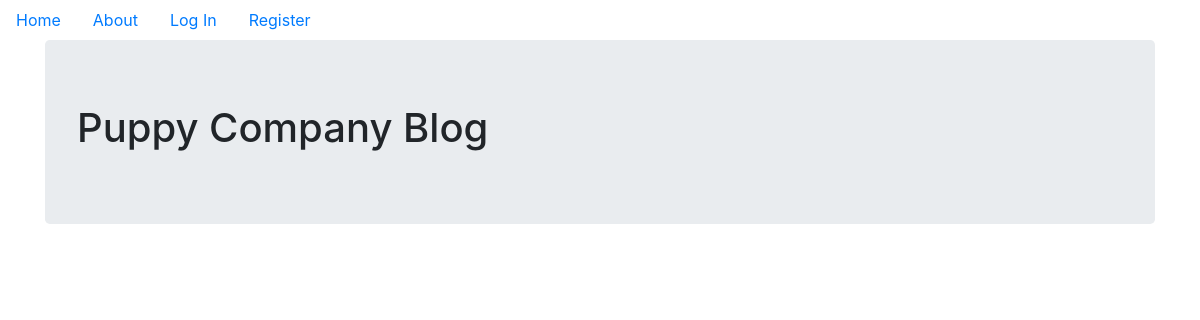
Before: / with the older database file.
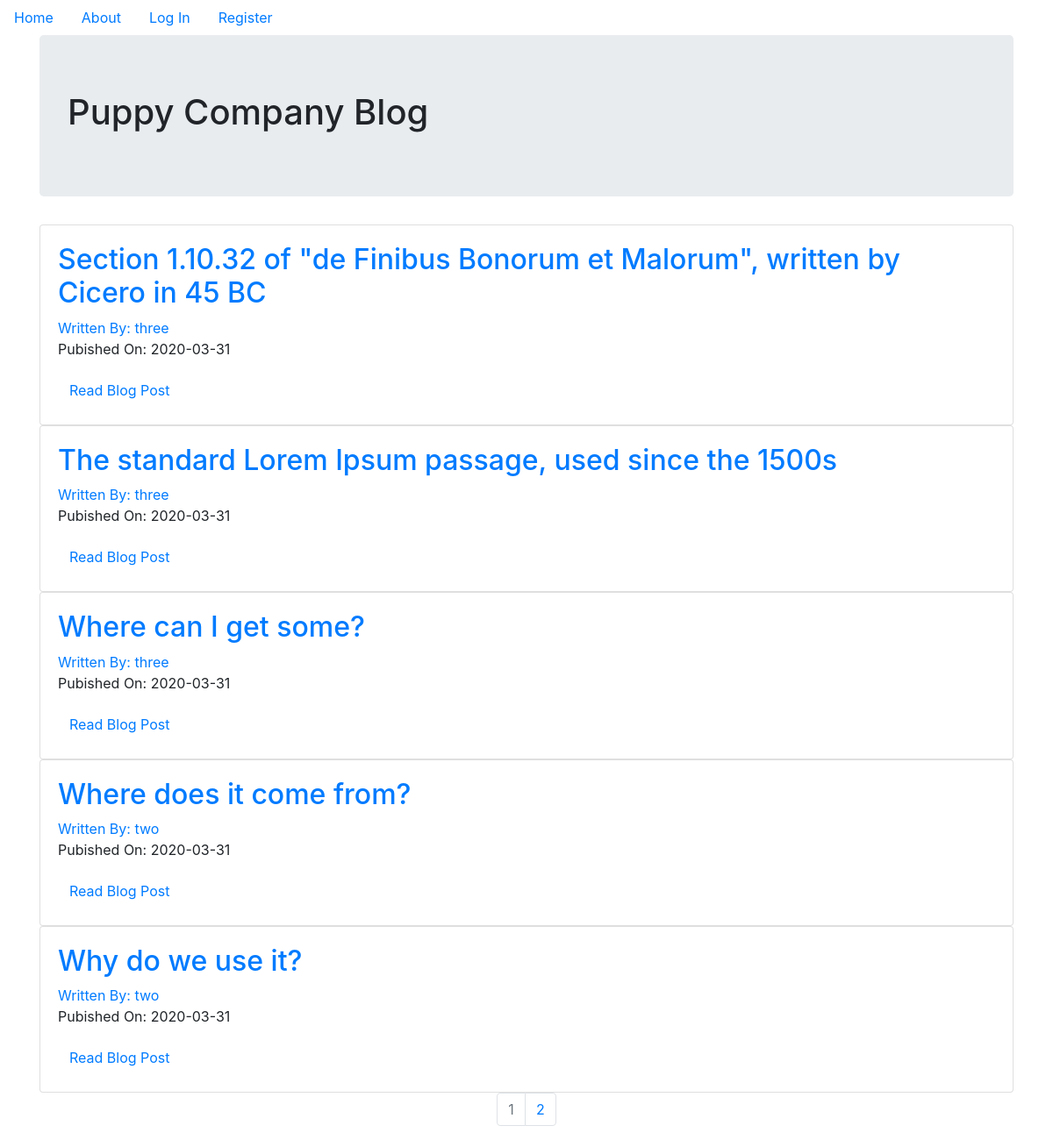
After: the same page with the newer database file.
### puppycompanyblog/models.py (models this page shows, shortened)
class BlogPost(db.Model):
    users = db.relationship(User)
    id = db.Column(db.Integer,primary_key=True)
    user_id = db.Column(db.Integer,db.ForeignKey('users.id'),nullable=False)
    date = db.Column(db.DateTime,nullable=False,default=datetime.utcnow)
    title = db.Column(db.String(140),nullable=False)
    text = db.Column(db.Text,nullable=False)

class User(db.Model,UserMixin):
    __tablename__ = 'users'
    id = db.Column(db.Integer,primary_key=True)
    profile_image = db.Column(db.String(64),nullable=False,default='default_profile.png')
    email = db.Column(db.String(64),unique=True,index=True)
    username = db.Column(db.String(64),unique=True,index=True)
    password_hash = db.Column(db.String(128))
    posts = db.relationship('BlogPost',backref='author',lazy=True)

### puppycompanyblog/core/views.py (the view)
@core.route('/')
def index():
    page = request.args.get('page',1,type=int)
    blog_posts = BlogPost.query.order_by(BlogPost.date.desc()).paginate(page=page,per_page=5)
    return render_template('index.html',blog_posts=blog_posts)

### puppycompanyblog/templates/index.html
{% extends "base.html" %}
{% block content %}
    <div class="jumbotron">
        <h1>Puppy Company Blog</h1>
    </div>
    <div class="contaiiner">
        {% for post in blog_posts.items %}
            <div class="card">
                <div class="card-body">
                    <h2> <a class="card-title" href="{{url_for('blog_posts.blog_post', blog_post_id=post.id)}}">{{post.title}}</a> </h2>
                    <a href="{{url_for('users.user_posts',username=post.author.username)}}"> Written By: {{ post.author.username}}</a>
                    <p>Pubished On: {{ post.date.strftime('%Y-%m-%d') }}</p>
                    <a class="btn btn-primany" href="{{url_for('blog_posts.blog_post', blog_post_id=post.id)}}">Read Blog Post</a>
                </div>
            </div>
        {% endfor %}
    </div>
    <nav aria-label="Page navigation example">
        <ul class="pagination justify-content-center">
            {% for page_num in blog_posts.iter_pages(left_edge=1, right_edge=1, left_current=1, right_current=2) %}
            {% if blog_posts.page == page_num %}
            <li class="page-item disabled">
                <a class="page-link"
                    href="{{url_for('core.index',page=page_num)}}">{{ page_num}}</a>
            </li>
            {% else %}
            <li class="page-item ">
                <a class="page-link"
                    href="{{url_for('core.index', page=page_num)}}">{{ page_num}}</a>
            </li>
            {% endif %}
            {% endfor %}
        </ul>
    </nav>
{% endblock %}

### puppycompanyblog/templates/base.html (shortened to what this page needs)
<!DOCTYPE html>
<html lang="en">
<head>
    <link rel="stylesheet" href="https://maxcdn.bootstrapcdn.com/bootstrap/4.0.0/css/bootstrap.min.css"
>
</head>
<body>
    <ul class="nav">
        <li class='nav-link'>
            <a href="{{url_for('core.index')}}">Home</a>
        </li>
        <li class='nav-link'>
            <a href="{{url_for('core.info')}}">About</a>
        </li>
        {% if current_user.is_authenticated  %}
        <li class='nav-link'>
            <a href="{{url_for('users.logout')}}">Log Out</a>
        </li>
        <li class='nav-link'>
            <a href="{{url_for('users.account')}}">Account</a>
        </li>
        <li class='nav-link'>
            <a href="{{url_for('blog_posts.create_post')}}">Create Post</a>
        </li>
        {% else %}
        <li class='nav-link'>
            <a href="{{url_for('users.login')}}">Log In</a>
        </li>
        <li class='nav-link'>
            <a href="{{url_for('users.register')}}">Register</a>
        </li>
        {% endif %}
    </ul>
    <div class='container'>
        {% block content %}
        {% endblock %}
    </div>
</body>
</html>

Changed rows visible on the page:
added BlogPost: title "Section 1.10.32 of \"de Finibus Bonorum et Malorum\", written by Cicero in 45 BC", author.username "three", date "2020-03-31"
added BlogPost: title "The standard Lorem Ipsum passage, used since the 1500s", author.username "three", date "2020-03-31"
added BlogPost: title "Where can I get some?", author.username "three", date "2020-03-31"
added BlogPost: title "Where does it come from?", author.username "two", date "2020-03-31"
added BlogPost: title "Why do we use it?", author.username "two", date "2020-03-31"
Other visible differences:
new list line: "1"
new list line: "2"
